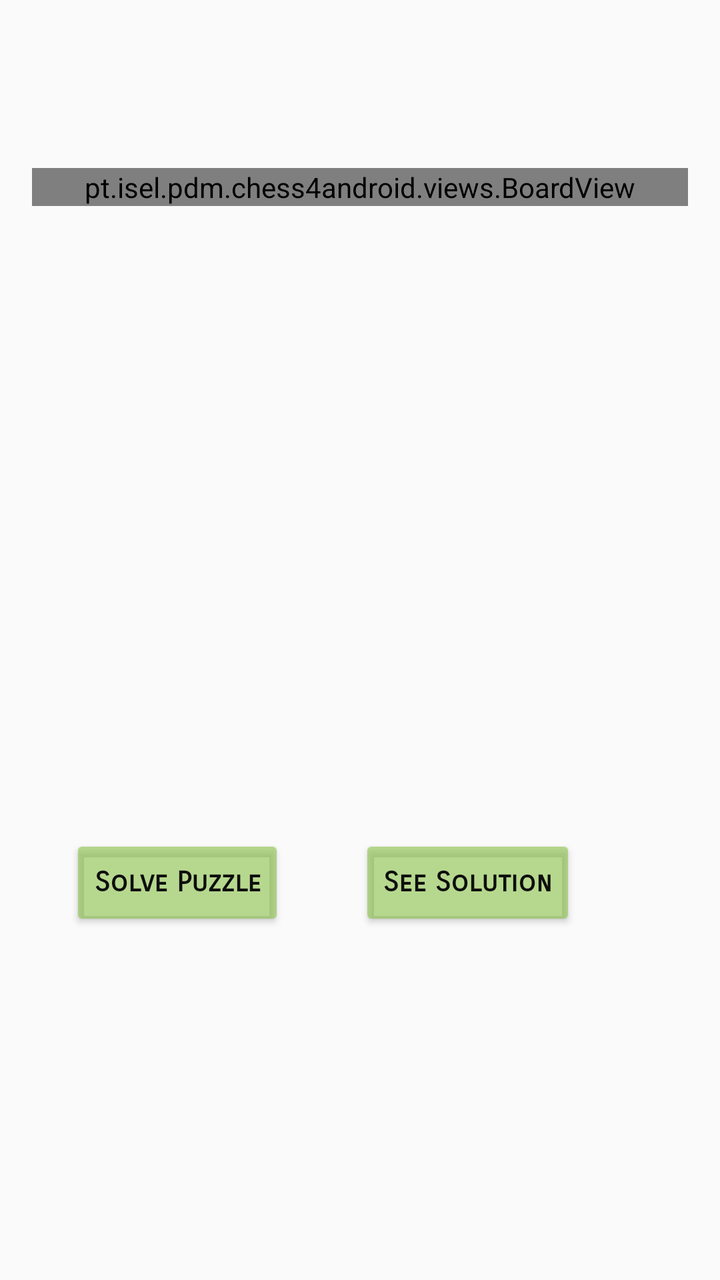
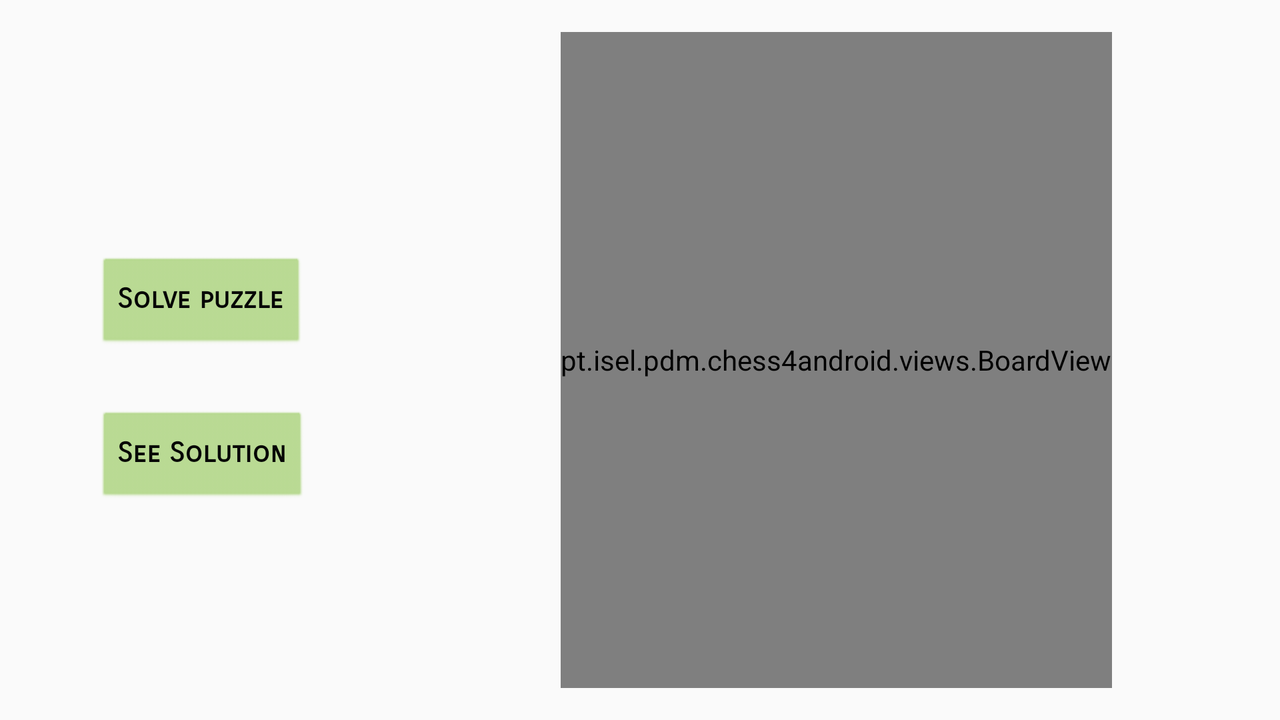

First picture: res/layout/ on a phone held upright. Second picture: the repository's own variant of that layout, on a device whose configuration matches the variant's folder. Source for both follows.
<!-- AndroidManifest.xml: application theme Theme.Chess4Android -->
<!-- res/layout/activity_history_puzzle.xml -->
<?xml version="1.0" encoding="utf-8"?>
<androidx.constraintlayout.widget.ConstraintLayout xmlns:android="http://schemas.android.com/apk/res/android"
    xmlns:app="http://schemas.android.com/apk/res-auto"
    xmlns:tools="http://schemas.android.com/tools"
    android:layout_width="match_parent"
    android:layout_height="match_parent"
    tools:context=".activities.history.HistoryPuzzleActivity">

    <pt.isel.pdm.chess4android.views.BoardView
        android:id="@+id/boardView"
        android:layout_width="0dp"
        android:layout_height="wrap_content"
        android:layout_marginStart="16dp"
        android:layout_marginTop="84dp"
        android:layout_marginEnd="16dp"
        app:layout_constraintEnd_toEndOf="parent"
        app:layout_constraintHorizontal_bias="0.0"
        app:layout_constraintStart_toStartOf="parent"
        app:layout_constraintTop_toTopOf="parent">

    </pt.isel.pdm.chess4android.views.BoardView>

    <Button
        android:id="@+id/solve_puzzle_button"
        android:layout_width="wrap_content"
        android:layout_height="wrap_content"
        android:backgroundTint="#9C8BC34A"
        android:fontFamily="sans-serif-smallcaps"
        android:textAppearance="@style/TextAppearance.AppCompat.Body2"
        android:textColor="#0E0E0D"
        android:textStyle="bold"
        android:text="Solve Puzzle"
        app:layout_constraintBottom_toBottomOf="parent"
        app:layout_constraintEnd_toStartOf="@+id/see_solution_button"
        app:layout_constraintHorizontal_bias="0.485"
        app:layout_constraintStart_toStartOf="parent"
        app:layout_constraintTop_toBottomOf="@+id/boardView"
        app:layout_constraintVertical_bias="0.643" />

    <Button
        android:id="@+id/see_solution_button"
        android:layout_width="wrap_content"
        android:layout_height="wrap_content"
        android:layout_marginEnd="72dp"
        android:backgroundTint="#9C8BC34A"
        android:fontFamily="sans-serif-smallcaps"
        android:textAppearance="@style/TextAppearance.AppCompat.Body2"
        android:textColor="#0E0E0D"
        android:textStyle="bold"
        android:text="See Solution"
        app:layout_constraintBottom_toBottomOf="parent"
        app:layout_constraintEnd_toEndOf="parent"
        app:layout_constraintTop_toBottomOf="@+id/boardView"
        app:layout_constraintVertical_bias="0.643"
        tools:text="See Solution" />

</androidx.constraintlayout.widget.ConstraintLayout>
<!-- resources referenced by this layout -->
<resources>
  <style name="Theme.Chess4Android" parent="Theme.Design.Light">
          
          <item name="colorPrimary">@color/purple_500</item>
          <item name="colorPrimaryVariant">@color/purple_700</item>
          <item name="colorOnPrimary">@color/white</item>
          
          <item name="colorSecondary">@color/teal_200</item>
          <item name="colorSecondaryVariant">@color/teal_700</item>
          <item name="colorOnSecondary">@color/black</item>
          
          <item name="android:statusBarColor" tools:targetApi="l">?attr/colorPrimaryVariant</item>
          
      </style>
  <color name="purple_500">#FF6200EE</color>
  <color name="purple_700">#FF3700B3</color>
  <color name="white">#FFFFFFFF</color>
  <color name="teal_200">#FF03DAC5</color>
  <color name="teal_700">#FF018786</color>
  <color name="black">#FF000000</color>
</resources>
<!-- res/layout-land/activity_history_puzzle.xml (the repository's variant of the layout above) -->
<!-- drawn on the phone turned sideways -->
<?xml version="1.0" encoding="utf-8"?>
<androidx.constraintlayout.widget.ConstraintLayout xmlns:android="http://schemas.android.com/apk/res/android"
    xmlns:app="http://schemas.android.com/apk/res-auto"
    xmlns:tools="http://schemas.android.com/tools"
    android:layout_width="match_parent"
    android:layout_height="match_parent">

    <pt.isel.pdm.chess4android.views.BoardView
        android:id="@+id/boardView"
        android:layout_width="wrap_content"
        android:layout_height="0dp"
        android:layout_marginTop="16dp"
        android:layout_marginEnd="84dp"
        android:layout_marginBottom="16dp"
        app:layout_constraintBottom_toBottomOf="parent"
        app:layout_constraintEnd_toEndOf="parent"
        app:layout_constraintTop_toTopOf="parent"
        app:layout_constraintVertical_bias="0.0">

    </pt.isel.pdm.chess4android.views.BoardView>

    <Button
        android:id="@+id/see_solution_button"
        style="@android:style/Widget.Button"
        android:layout_width="wrap_content"
        android:layout_height="wrap_content"
        android:layout_marginStart="48dp"
        android:backgroundTint="#9C8BC34A"
        android:fontFamily="sans-serif-smallcaps"
        android:text="@string/see_solution"
        android:textAppearance="@style/TextAppearance.AppCompat.Body2"
        android:textColor="#050505"
        android:textStyle="bold"
        app:layout_constraintBottom_toBottomOf="parent"
        app:layout_constraintEnd_toStartOf="@+id/boardView"
        app:layout_constraintHorizontal_bias="0.0"
        app:layout_constraintStart_toStartOf="parent"
        app:layout_constraintTop_toBottomOf="@+id/solve_puzzle_button"
        app:layout_constraintVertical_bias="0.213"
        tools:text="See Solution" />

    <Button
        android:id="@+id/solve_puzzle_button"
        style="@android:style/Widget.Button"
        android:layout_width="wrap_content"
        android:layout_height="wrap_content"
        android:layout_marginStart="48dp"
        android:layout_marginTop="128dp"
        android:backgroundTint="#9C8BC34A"
        android:fontFamily="sans-serif-smallcaps"
        android:text="@string/solve_puzzle"
        android:textAppearance="@style/TextAppearance.AppCompat.Body2"
        android:textColor="#050505"
        android:textStyle="bold"
        app:layout_constraintEnd_toStartOf="@+id/boardView"
        app:layout_constraintHorizontal_bias="0.0"
        app:layout_constraintStart_toStartOf="parent"
        app:layout_constraintTop_toTopOf="parent" />
</androidx.constraintlayout.widget.ConstraintLayout>
<!-- resources referenced by the variant -->
<!-- as the phone turned sideways resolves them -->
<resources>
  <string name="see_solution">" See solution"</string>
  <string name="solve_puzzle">Solve puzzle</string>
  <style name="Theme.Chess4Android" parent="Theme.Design.Light">
          
          <item name="colorPrimary">@color/purple_500</item>
          <item name="colorPrimaryVariant">@color/purple_700</item>
          <item name="colorOnPrimary">@color/white</item>
          
          <item name="colorSecondary">@color/teal_200</item>
          <item name="colorSecondaryVariant">@color/teal_700</item>
          <item name="colorOnSecondary">@color/black</item>
          
          <item name="android:statusBarColor" tools:targetApi="l">?attr/colorPrimaryVariant</item>
          
      </style>
  <color name="purple_500">#FF6200EE</color>
  <color name="purple_700">#FF3700B3</color>
  <color name="white">#FFFFFFFF</color>
  <color name="teal_200">#FF03DAC5</color>
  <color name="teal_700">#FF018786</color>
  <color name="black">#FF000000</color>
</resources>
